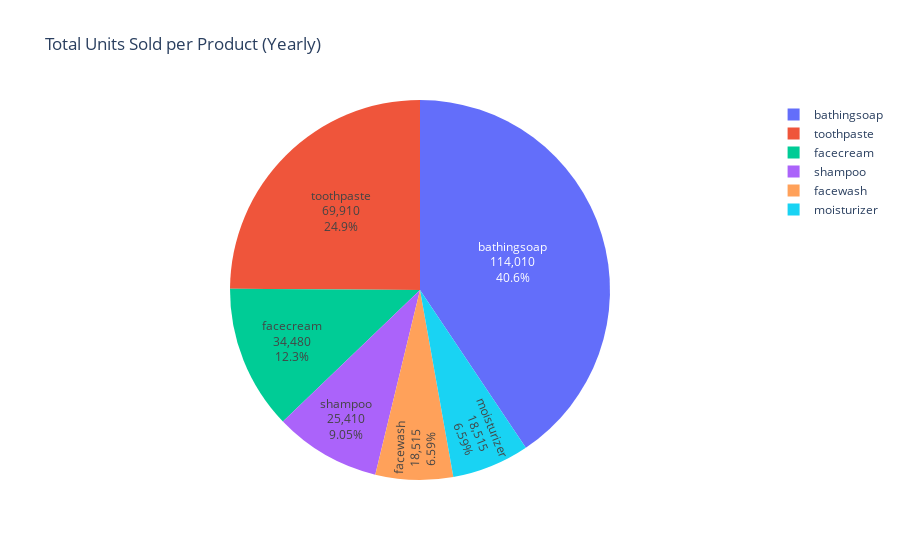

This figure's notebook cell:
### Markdown cell above
## Q10

### Code cell
import plotly.express as px

# List of product columns (excluding 'month_number', 'total_units', 'total_profit')
product_cols = ['facecream', 'facewash', 'toothpaste', 'bathingsoap', 'shampoo', 'moisturizer']

# Calculate total units sold per product for the year
total_sales = df[product_cols].sum()

# Create a DataFrame for plotting
sales_df = total_sales.reset_index()
sales_df.columns = ['Product', 'Total_Units']

# Plot pie chart
fig = px.pie(
    sales_df,
    names='Product',
    values='Total_Units',
    title='Total Units Sold per Product (Yearly)',
    hole=0.0
)
fig.update_traces(textinfo='percent+label+value')
fig.show()

### Figure 1 — Plotly figure (JSON) as saved in the notebook; plotly's stock layout.template omitted (floating-point values rounded to 4 significant figures)
{"data": [{"domain": {"x": [0, 1], "y": [0, 1]}, "hole": 0, "hovertemplate": "Product=%{label}<br>Total_Units=%{value}<extra></extra>", "labels": ["facecream", "facewash", "toothpaste", "bathingsoap", "shampoo", "moisturizer"], "legendgroup": "", "name": "", "showlegend": true, "textinfo": "percent+label+value", "type": "pie", "values": [34480, 18515, 69910, 114010, 25410, 18515]}], "layout": {"legend": {"tracegroupgap": 0}, "title": {"text": "Total Units Sold per Product (Yearly)"}}}
